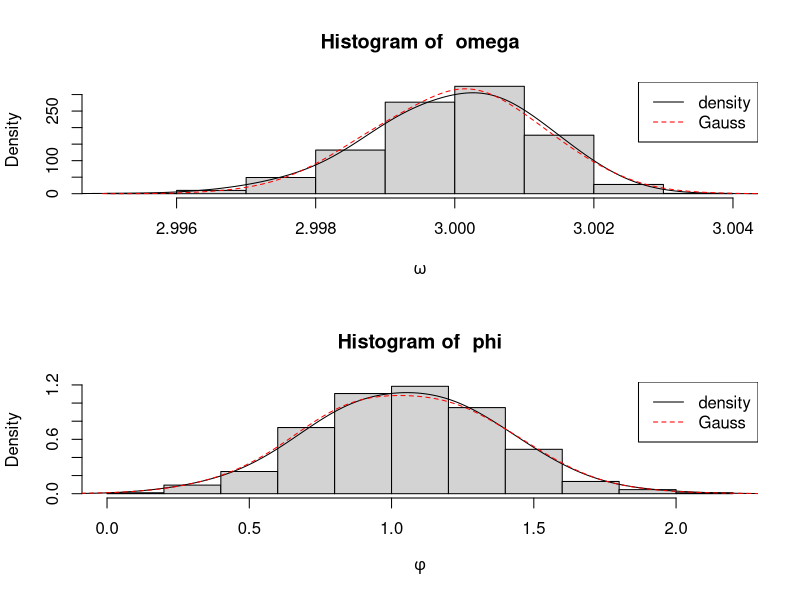
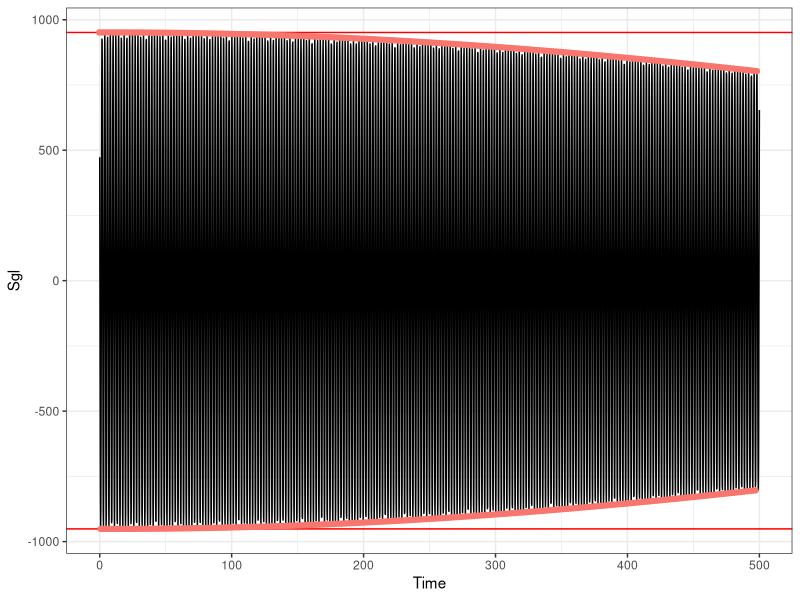
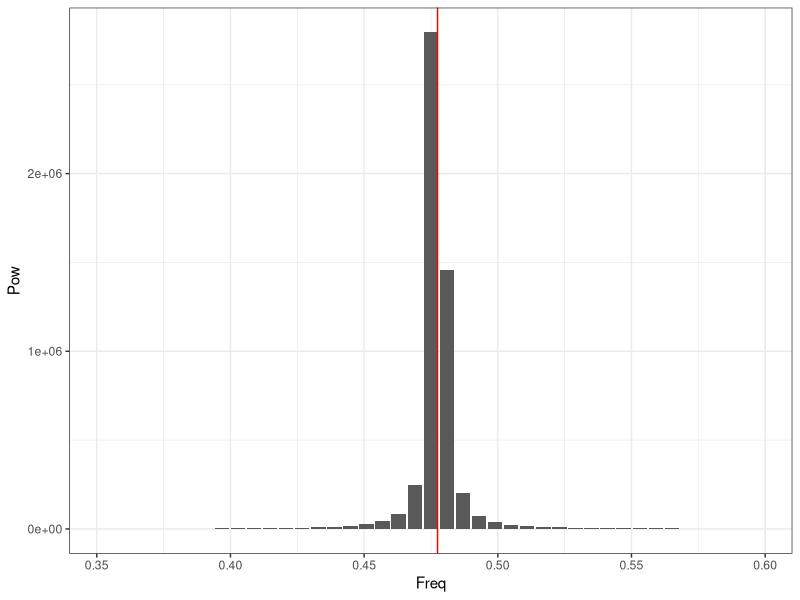

Write the R code that produced these figures, in order.
library(dplyr); library(plyr)
library(ggplot2)

.hist_plot <- function(x, x0, name){
  require(quantmod)
  hist(x, freq=FALSE, main = paste("Histogram of ", name), xlab=name)
  dx = density(x,adjust = 2)
  xm = dx$x[findPeaks(dx$y)[1]]
  lines(dx)
  lines(density(rnorm(length(x), x0, sd(x)),adjust=2),col="red", lty=2)
  legend("topright",lty=c(1,2),col=c("black","red"), legend = c("density","Gauss"))
  # abline(v=c(xm,x0), lty=c(1,2), col=c("black","red"))
  # legend("top", bty="n",
  #        legend=bquote(frac(x[b]-x[s],x[s])~"="~.(formatC((xm-x0)/x0*100,2,format="e"))~"%")
  # )
}
skewedDistFunc <- function(n, mu, sd, skew){
  w = rweibull(np, mu+skew,sd)
  mu-mean(w)+w
}
bimodalDistFunc <- function (n,cpct, mu1, mu2, sig1, sig2) {
  y0 <- rnorm(n,mean=mu1, sd = sig1)
  y1 <- rnorm(n,mean=mu2, sd = sig2)
  
  flag <- rbinom(n,size=1,prob=cpct)
  y <- y0*(1 - flag) + y1*flag 
}

np = 1000 # number of particles in bunch
w0 = 3; f0 = w0/2/pi # frequency of the reference particle
p0 = pi/3 #phase of the reference particle
sdw = w0*3e-3
sdp = p0*3e-1
dis = "skew"

## particle distributions ####
df.p = data.frame(
  wFreq = switch(dis,
    "skew" = skewedDistFunc(np, w0, sdw, 5),
    "bi" = bimodalDistFunc(np,.4,w0-2*sdw,w0+2*sdw,sdw,sdw)
  ), 
  Phi = rnorm(np, p0, sdp)
)

par(mfrow=c(2,1))
.hist_plot(df.p$wFreq,w0,expression(omega))
.hist_plot(df.p$Phi,p0,expression(phi))
par(mfrow=c(1,1))

## computing signal ####
Pproj <- function(df, x) colSums(cos(df$wFreq%o%x + df$Phi))

Tstt = 0; Ttot=500; dt = .5/w0
df.s = data.frame(Time=seq(Tstt,Ttot,dt)) %>% mutate(Sgl=Pproj(df.p,Time))

## computing peaks ####
Ntot = floor(.5*(w0*Ttot+p0)/pi)
Nstt = floor(.5*(w0*Tstt+p0)/pi)
tn = (pi*Nstt:(2*Ntot)-p0)/w0

## plotting signal ####
ggplot(df.s, aes(Time, Sgl)) + geom_line() + geom_hline(yintercept = c(min(df.s$Sgl), max(df.s$Sgl)), col="red") +
  theme_bw() + geom_point(aes(col="red"), data=data.frame(Time=tn, Sgl=Pproj(df.p,tn)), show.legend = FALSE)

## spectral analysis ####
s = ts(df.s$Sgl, start=Tstt, end=Ttot, deltat=dt)
spec.ar(s,plot = FALSE) -> sps
sps <- data.frame(Freq=sps$freq, Pow=sps$spec)
filter(sps, Freq>.35, Freq<.6) %>% ggplot(aes(Freq, Pow))+geom_bar(stat="identity") + theme_bw() +
  geom_vline(xintercept = f0, col="red")
